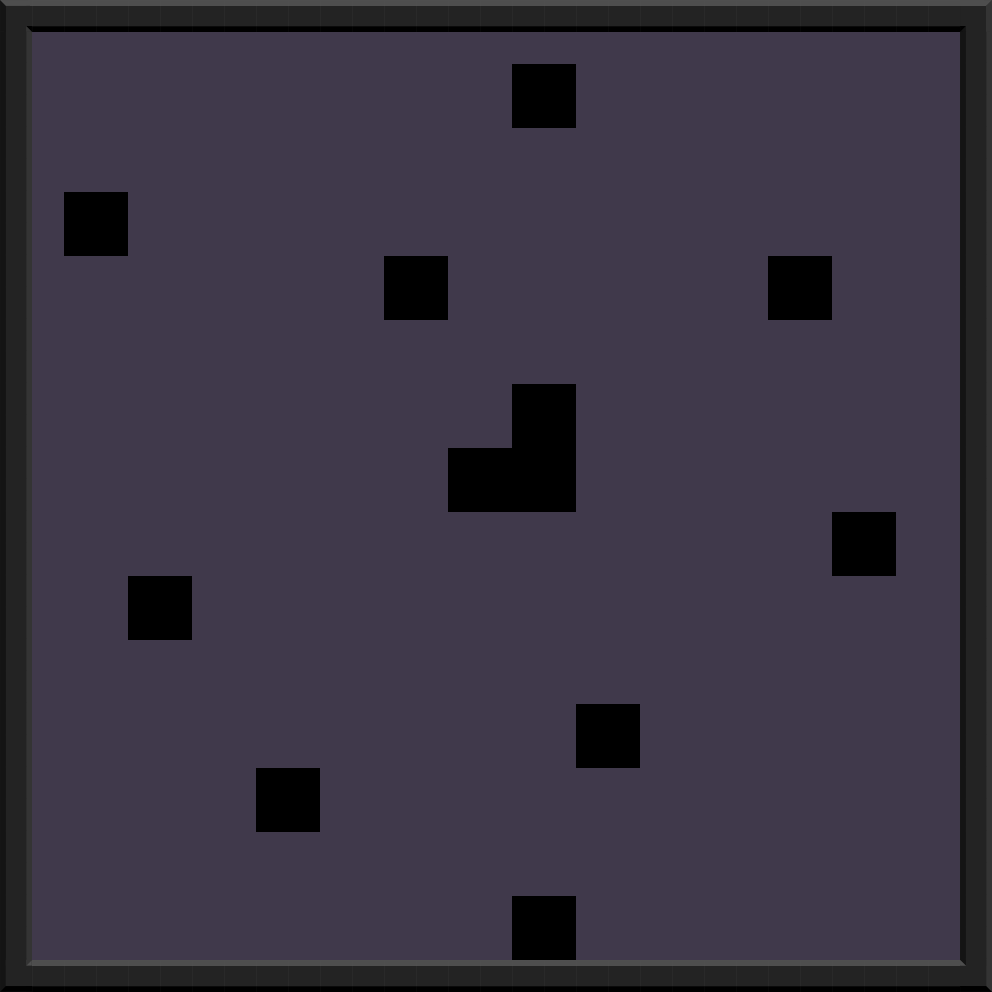

The image is a tile-based game level rendered from a .tmx file. Its description and source (layers, tilesets, objects; grid data summarised) follow:
An orthogonal 31x31 tile map with 32x32 px tiles, 1 tile layer (Kachelebene 1).

<map version="1.0" orientation="orthogonal" width="31" height="31" tilewidth="32" tileheight="32">
 <tileset firstgid="1" name="tiles1" tilewidth="32" tileheight="32">
  <image source="tiles1.png" width="192" height="768" />
  <tile id="96">
   <properties>
    <property name="fallable" value="1" />
    <property name="walkable" value="1" />
   </properties>
  </tile>
  <tile id="132">
   <properties>
    <property name="walkable" value="1" />
   </properties>
  </tile>
  <tile id="133">
   <properties>
    <property name="spawn" value="1" />
    <property name="walkable" value="1" />
   </properties>
  </tile>
  <tile id="134">
   <properties>
    <property name="finishDenial" value="1" />
    <property name="walkable" value="1" />
   </properties>
  </tile>
 </tileset>
 <layer name="Kachelebene 1" width="31" height="31">
  <data>[961 cells, 961 non-empty, 11 distinct tile ids]</data>
 </layer>
</map>
